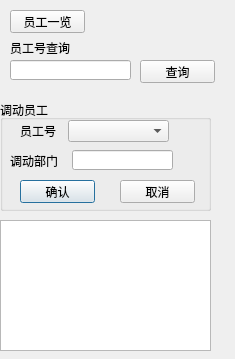
<?xml version="1.0" encoding="UTF-8"?>
<ui version="4.0">
 <class>Transfer</class>
 <widget class="QDialog" name="Transfer">
  <property name="geometry">
   <rect>
    <x>0</x>
    <y>0</y>
    <width>235</width>
    <height>359</height>
   </rect>
  </property>
  <property name="windowTitle">
   <string>人事调动</string>
  </property>
  <widget class="QGroupBox" name="groupBox">
   <property name="geometry">
    <rect>
     <x>0</x>
     <y>100</y>
     <width>211</width>
     <height>111</height>
    </rect>
   </property>
   <property name="title">
    <string>调动员工</string>
   </property>
   <widget class="QLabel" name="label_2">
    <property name="geometry">
     <rect>
      <x>20</x>
      <y>20</y>
      <width>41</width>
      <height>21</height>
     </rect>
    </property>
    <property name="text">
     <string>员工号</string>
    </property>
   </widget>
   <widget class="QLabel" name="label_4">
    <property name="geometry">
     <rect>
      <x>10</x>
      <y>50</y>
      <width>51</width>
      <height>21</height>
     </rect>
    </property>
    <property name="text">
     <string>调动部门</string>
    </property>
   </widget>
   <widget class="QLineEdit" name="DEPT">
    <property name="geometry">
     <rect>
      <x>72</x>
      <y>50</y>
      <width>101</width>
      <height>20</height>
     </rect>
    </property>
   </widget>
   <widget class="QPushButton" name="affirm">
    <property name="geometry">
     <rect>
      <x>20</x>
      <y>80</y>
      <width>75</width>
      <height>23</height>
     </rect>
    </property>
    <property name="text">
     <string>确认</string>
    </property>
   </widget>
   <widget class="QPushButton" name="cancle">
    <property name="geometry">
     <rect>
      <x>120</x>
      <y>80</y>
      <width>75</width>
      <height>23</height>
     </rect>
    </property>
    <property name="text">
     <string>取消</string>
    </property>
   </widget>
   <widget class="QComboBox" name="id">
    <property name="geometry">
     <rect>
      <x>68</x>
      <y>20</y>
      <width>101</width>
      <height>22</height>
     </rect>
    </property>
   </widget>
  </widget>
  <widget class="QLineEdit" name="input">
   <property name="geometry">
    <rect>
     <x>10</x>
     <y>60</y>
     <width>121</width>
     <height>20</height>
    </rect>
   </property>
  </widget>
  <widget class="QPushButton" name="query">
   <property name="geometry">
    <rect>
     <x>140</x>
     <y>60</y>
     <width>75</width>
     <height>23</height>
    </rect>
   </property>
   <property name="text">
    <string>查询</string>
   </property>
  </widget>
  <widget class="QLabel" name="label">
   <property name="geometry">
    <rect>
     <x>10</x>
     <y>40</y>
     <width>141</width>
     <height>16</height>
    </rect>
   </property>
   <property name="text">
    <string>员工号查询</string>
   </property>
  </widget>
  <widget class="QPushButton" name="view_all">
   <property name="geometry">
    <rect>
     <x>10</x>
     <y>10</y>
     <width>75</width>
     <height>23</height>
    </rect>
   </property>
   <property name="text">
    <string>员工一览</string>
   </property>
  </widget>
  <widget class="QTableView" name="view_T">
   <property name="geometry">
    <rect>
     <x>0</x>
     <y>220</y>
     <width>211</width>
     <height>131</height>
    </rect>
   </property>
  </widget>
 </widget>
 <resources/>
 <connections/>
</ui>
